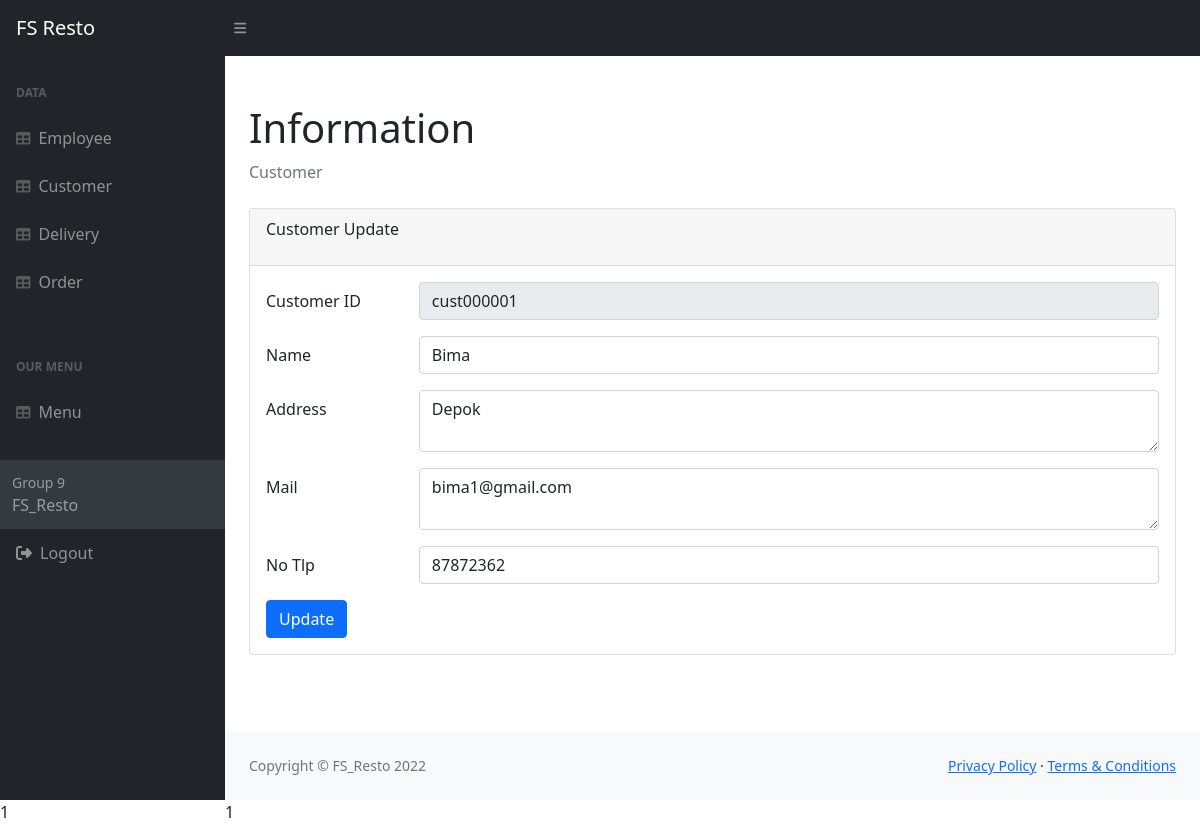
/Admin/pages/update_cust.php?id=cust000001 (signed in), run on the app's committed database.
### tables this page shows
CREATE TABLE `customer` (
  `cust_id` varchar(10) NOT NULL,
  `cust_name` varchar(30) DEFAULT NULL,
  `cust_address` varchar(100) DEFAULT NULL,
  `cust_mail` varchar(20) DEFAULT NULL,
  `no_tlp` int(15) DEFAULT NULL,
  PRIMARY KEY (`cust_id`)
);

### Admin/pages/update_cust.php (the view, shortened to what this page needs)
<?php
$con = db_connect();
$id = mysqli_real_escape_string($con, $_GET["id"]);
$sql = "SELECT * FROM customer WHERE cust_id = '$id'";
$result = mysqli_query($con, $sql);
while($data = mysqli_fetch_assoc($result)) {
    $name = $data['cust_name'];
    $address = $data['cust_address'];
    $mail = $data['cust_mail'];
    $tlp = $data['no_tlp'];
}
?>
<!DOCTYPE html>
<html lang="en">
  <head>
    <link href="https://cdn.jsdelivr.net/npm/simple-datatables@latest/dist/style.css" rel="stylesheet" />
    <link href="../../resource/css/styles.css" rel="stylesheet" />
  </head>
  <body class="sb-nav-fixed">
   <?=
      include 'partIndex/navbar.php';
   ?>
    <div id="layoutSidenav">
      <div id="layoutSidenav_nav">
       <?=
        include 'sideNavbar.php';
       ?>
      </div>
      <div id="layoutSidenav_content">
        <main>
          <div class="container-fluid px-4">
            <h1 class="mt-4">Information</h1>
            <ol class="breadcrumb mb-4">
              <li class="breadcrumb-item active">Customer</li>
            </ol>
            <div class="card mb-4">
              <div class="card-header">
                <p>Customer Update</p>
            </div>
              <div class="card-body">
              <form id="frmemp" method="post" action="process_update_cust.php">
                <fieldset>
                    <div class="mb-3 row">
                        <label for="code" class="col-sm-2 col-form-label">Customer ID</label>
                        <div class="col-sm-10">
                          <input value="<?php echo $id; ?>" type="text" class="form-control"  id="id" name="id" placeholder="..." required="true" readonly>
                        </div>
                      </div>
                      <div class="mb-3 row">
                        <label for="name" class="col-sm-2 col-form-label"> Name</label>
                        <div class="col-sm-10">
                          <input value="<?php echo $name; ?>"type="text" class="form-control"  id="name" name="name" placeholder="..." required="true">
                        </div>
                      </div>
                      <div class="mb-3 row">
                        <label for="name" class="col-sm-2 col-form-label">Address</label>
                        <div class="col-sm-10">
                          <textarea class="form-control" id="address" name="address" placeholder="..." required="true"><?php echo $address; ?></textarea>
                        </div>
                      </div>
                      <div class="mb-3 row">
                        <label for="name" class="col-sm-2 col-form-label">Mail</label>
                        <div class="col-sm-10">
                          <textarea class="form-control" id="mail" name="mail" placeholder="..." required="true"><?php echo $mail; ?></textarea>
                        </div>
                      </div>
                      <div class="mb-3 row">
                        <label for="price" class="col-sm-2 col-form-label">No Tlp</label>
                        <div class="col-sm-10">
                          <input value="<?php echo $tlp; ?>"type="number" class="form-control"  id="tlp" name="tlp" placeholder="+62" required="true">
                        </div>
                      </div>
                      <input type="submit" value="Update" class="btn btn-primary"/>
                    </fieldset>
                    </form>
              </div>
            </div>
          </div>
        </main>
       <?=
          include 'partIndex/footer.php';
       ?>
      </div>
    </div>
  </body>
</html>

### data on the page
customer: name "Bima", address "Depok", mail "bima1@gmail.com", tlp "87872362"

### other printed values
include 'sideNavbar.php' "1"
include 'partIndex/footer.php' "1"
